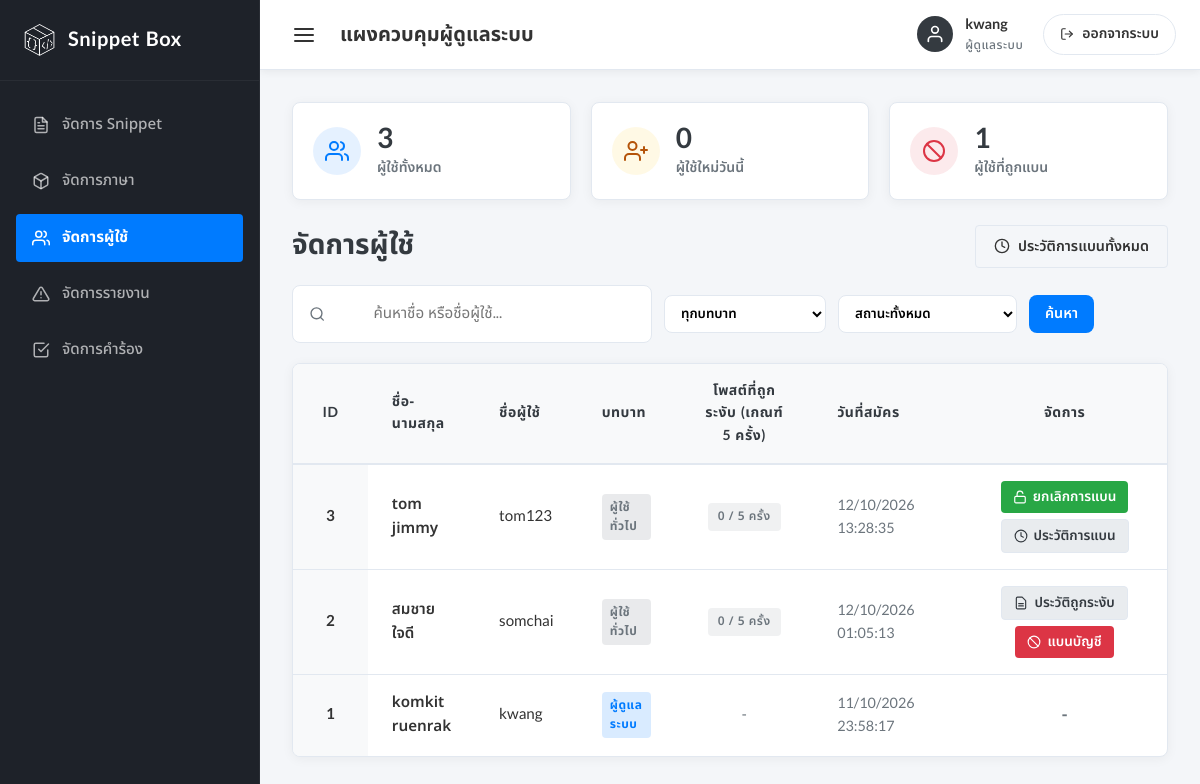
The page /Admin/manage_users.php (signed in) on the database its author committed.
### tables this page shows
CREATE TABLE `user` (
  `user_id` int(11) NOT NULL,
  `firstname` varchar(100) NOT NULL,
  `lastname` varchar(100) NOT NULL,
  `username` varchar(50) NOT NULL,
  `password` varchar(255) NOT NULL,
  `created_at` datetime NOT NULL DEFAULT current_timestamp(),
  `role` enum('user','admin') NOT NULL DEFAULT 'user',
  `question` varchar(255) DEFAULT NULL,
  `answer` varchar(255) DEFAULT NULL
);

### Admin/manage_users.php (the view, shortened to what the rows shown need)
<?php
require_once __DIR__ . '/check_admin.php';
$searchQuery = trim($_GET['q'] ?? '');
$selectedRole = trim($_GET['role'] ?? '');
$selectedStatus = trim($_GET['status'] ?? '');
$allowedLimits = [10, 15, 20, 25];
if (isset($_GET['limit']) && in_array((int)$_GET['limit'], $allowedLimits)) {
    $itemsPerPage = (int)$_GET['limit'];
} else {
    $itemsPerPage = 10;
}
$currentPage = isset($_GET['page']) ? max(1, (int)$_GET['page']) : 1;
$users = $user->getUsersPaginated($currentPage, $itemsPerPage, $searchQuery, $selectedRole, $selectedStatus);
$stats = $user->getUserStats();
?>
<!DOCTYPE html>
<html lang="th">
<head>
    <link rel="stylesheet" href="../style/fonts.css?v=<?php echo time(); ?>">
    <link rel="stylesheet" href="style.css?v=<?php echo time(); ?>">
</head>
<body>
    <div class="admin-container">
        <aside class="sidebar" id="sidebar">
            <div class="sidebar-header">
                <h1>Snippet Box</h1>
            </div>
        </aside>
        <main class="main-content">
            <div class="content-body">
                <div class="stats-container">
                    <div class="stat-card">
                        <div class="stat-info">
                            <span class="stat-value"><?php echo $stats['total']; ?></span>
                            <span class="stat-label">ผู้ใช้ทั้งหมด</span>
                        </div>
                    </div>
                </div>
                <div class="content-header" style="margin-bottom: 16px; display: flex; justify-content: space-between; align-items: center; flex-wrap: wrap; gap: 12px;">
                    <h2 class="page-title">จัดการผู้ใช้</h2>
                </div>
                <div class="table-container">
                    <table class="admin-table">
                        <thead>
                            <tr>
                                <th class="col-id" style="width: 70px;">ID</th>
                                <th>ชื่อ-นามสกุล</th>
                                <th>ชื่อผู้ใช้</th>
                                <th style="width: 100px;">บทบาท</th>
                                <th style="width: 160px; text-align: center;">โพสต์ที่ถูกระงับ (เกณฑ์ 5 ครั้ง)</th>
                                <th style="width: 160px;">วันที่สมัคร</th>
                                <th style="width: 230px; text-align: center;">จัดการ</th>
                            </tr>
                        </thead>
                        <tbody>
                            <?php if (empty($users)): ?>
                                <tr>
                                    <td colspan="7" style="text-align: center; padding: 32px; color: var(--text-muted);">
                                        ไม่พบข้อมูลผู้ใช้
                                    </td>
                                </tr>
                            <?php else: ?>
                                <?php foreach ($users as $row): ?>
                                    <?php
                                        $roleClass = $row['role'] === 'admin' ? 'badge-admin' : 'badge-user';
                                        $isBanned = !empty($row['is_banned']);
                                        $suspensionCount = (int)($row['suspension_count'] ?? 0);
                                        $totalHistory = (int)($row['total_suspension_history'] ?? 0);
                                    ?>
                                    <tr>
                                        <td class="col-id"><?php echo htmlspecialchars($row['user_id']); ?></td>
                                        <td style="font-weight: 600;"><?php echo htmlspecialchars($row['firstname'] . ' ' . $row['lastname']); ?></td>
                                        <td><?php echo htmlspecialchars($row['username']); ?></td>
                                        <td><span class="badge <?php echo $roleClass; ?>"><?php echo $row['role'] === 'admin' ? 'ผู้ดูแลระบบ' : 'ผู้ใช้ทั่วไป'; ?></span></td>
                                        <td style="text-align: center;">
                                            <?php if ($row['role'] === 'admin'): ?>
                                                <span style="color: var(--text-muted);">-</span>
                                            <?php else: ?>
                                                <?php if ($suspensionCount === 0): ?>
                                                    <span class="badge badge-suspension-clean" <?php if ($totalHistory > 0): ?>onclick="openSuspensionHistoryModal(<?php echo (int)$row['user_id']; ?>, '<?php echo htmlspecialchars(addslashes($row['username']), ENT_QUOTES); ?>')" style="cursor: pointer;" title="คลิกดูประวัติโพสต์ที่เคยถูกระงับ (ยกเลิกการระงับแล้ว)"<?php endif; ?>>0 / 5 ครั้ง</span>
                                                <?php elseif ($suspensionCount < 5): ?>
                                                    <span class="badge badge-suspension-warn" onclick="openSuspensionHistoryModal(<?php echo (int)$row['user_id']; ?>, '<?php echo htmlspecialchars(addslashes($row['username']), ENT_QUOTES); ?>')" title="คลิกดูประวัติโพสต์ที่ถูกระงับ">
                                                        <?php echo $suspensionCount; ?> / 5 ครั้ง
                                                    </span>
                                                <?php elseif ($suspensionCount === 5): ?>
                                                    <span class="badge badge-suspension-alert" onclick="openSuspensionHistoryModal(<?php echo (int)$row['user_id']; ?>, '<?php echo htmlspecialchars(addslashes($row['username']), ENT_QUOTES); ?>')" title="ถูกระงับโพสต์สะสม 5 ครั้ง">
                                                        5 / 5 ครั้ง
                                                    </span>
                                                <?php else: ?>
                                                    <span class="badge badge-suspension-banned" onclick="openSuspensionHistoryModal(<?php echo (int)$row['user_id']; ?>, '<?php echo htmlspecialchars(addslashes($row['username']), ENT_QUOTES); ?>')" title="ถูกระงับโพสต์สะสมเกิน 5 ครั้ง">
                                                        <?php echo $suspensionCount; ?> ครั้ง (เกิน 5 ครั้ง)
                                                    </span>
                                                <?php endif; ?>
                                            <?php endif; ?>
                                        </td>
                                        <td style="font-size: 0.9rem; color: var(--text-muted);">
                                            <?php echo !empty($row['created_at']) ? date('d/m/Y H:i:s', strtotime($row['created_at'])) : '-'; ?>
                                        </td>
                                        <td style="text-align: center;">
                                            <?php if ($row['role'] === 'admin'): ?>
                                                <span style="color: var(--text-muted); font-size: 1.1rem; font-weight: 600;">-</span>
                                            <?php else: ?>
                                                <div style="display: inline-flex; align-items: center; justify-content: center; gap: 6px; flex-wrap: wrap;">
                                                    <?php if ($suspensionCount > 0 || $totalHistory > 0): ?>
                                                        <button type="button" class="btn-history" onclick="openSuspensionHistoryModal(<?php echo (int)$row['user_id']; ?>, '<?php echo htmlspecialchars(addslashes($row['username']), ENT_QUOTES); ?>')" title="ดูประวัติโพสต์ที่ถูกระงับ">
                                                            <svg width="14" height="14" viewBox="0 0 24 24" fill="none" stroke="currentColor" stroke-width="2" stroke-linecap="round" stroke-linejoin="round">
                                                                <path d="M14 2H6a2 2 0 0 0-2 2v16a2 2 0 0 0 2 2h12a2 2 0 0 0 2-2V8z"></path>
                                                                <line x1="16" y1="13" x2="8" y2="13"></line>
                                                                <line x1="16" y1="17" x2="8" y2="17"></line>
                                                            </svg>
                                                            ประวัติถูกระงับ
                                                        </button>
                                                    <?php endif; ?>
                                                    <?php if (!$isBanned): ?>
                                                        <button type="button" class="btn-ban" onclick="openBanModal(<?php echo (int)$row['user_id']; ?>, '<?php echo htmlspecialchars(addslashes($row['username']), ENT_QUOTES); ?>')">
                                                            <svg width="14" height="14" viewBox="0 0 24 24" fill="none" stroke="currentColor" stroke-width="2" stroke-linecap="round" stroke-linejoin="round">
                                                                <circle cx="12" cy="12" r="10"></circle>
                                                                <line x1="4.93" y1="4.93" x2="19.07" y2="19.07"></line>
                                                            </svg>
                                                            แบนบัญชี
                                                        </button>
                                                    <?php else: ?>
                                                        <button type="button" class="btn-unban" onclick="openUnbanModal(<?php echo (int)$row['user_id']; ?>, '<?php echo htmlspecialchars(addslashes($row['username']), ENT_QUOTES); ?>')">
                                                            <svg width="14" height="14" viewBox="0 0 24 24" fill="none" stroke="currentColor" stroke-width="2" stroke-linecap="round" stroke-linejoin="round">
                                                                <rect x="3" y="11" width="18" height="11" rx="2" ry="2"></rect>
                                                                <path d="M7 11V7a5 5 0 0 1 9.9-1"></path>
                                                            </svg>
                                                            ยกเลิกการแบน
                                                        </button>
                                                        <button type="button" class="btn-history" onclick="openUserHistoryModal(<?php echo (int)$row['user_id']; ?>, '<?php echo htmlspecialchars(addslashes($row['username']), ENT_QUOTES); ?>')">
                                                            <svg width="14" height="14" viewBox="0 0 24 24" fill="none" stroke="currentColor" stroke-width="2" stroke-linecap="round" stroke-linejoin="round">
                                                                <circle cx="12" cy="12" r="10"></circle>
                                                                <polyline points="12 6 12 12 16 14"></polyline>
                                                            </svg>
                                                            ประวัติการแบน
                                                        </button>
                                                    <?php endif; ?>
                                                </div>
                                            <?php endif; ?>
                                        </td>
                                    </tr>
                                <?php endforeach; ?>
                            <?php endif; ?>
                        </tbody>
                    </table>
                </div>
            </div>
        </main>
    </div>
</body>
</html>

### rows shown on the page
user: user_id "3", firstname+lastname "tom jimmy", username "tom123", role "ผู้ใช้ทั่วไป", created_at "12/10/2026 13:28:35"
user: user_id "2", firstname+lastname "สมชาย ใจดี", username "somchai", role "ผู้ใช้ทั่วไป", created_at "12/10/2026 01:05:13"
user: user_id "1", firstname+lastname "komkit ruenrak", username "kwang", role "ผู้ดูแลระบบ", created_at "11/10/2026 23:58:17"

### other values the page prints
$_SESSION['username'] "kwang"
$stats['today'] "0"
$stats['banned'] "1"
